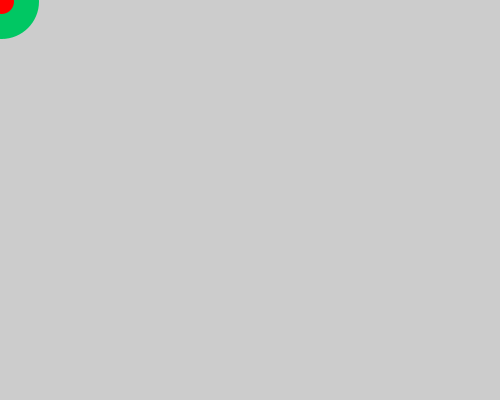
Frame 1 (no input)
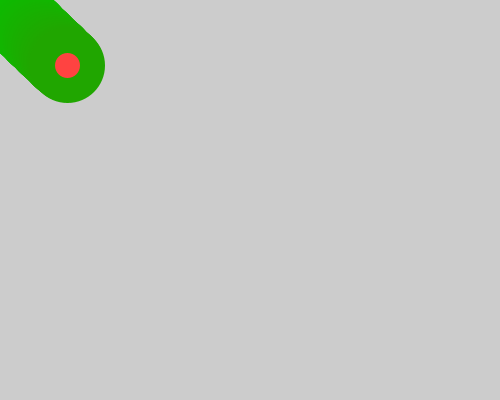
Frame 60 (the mouse pressed at the canvas centre just before this capture)
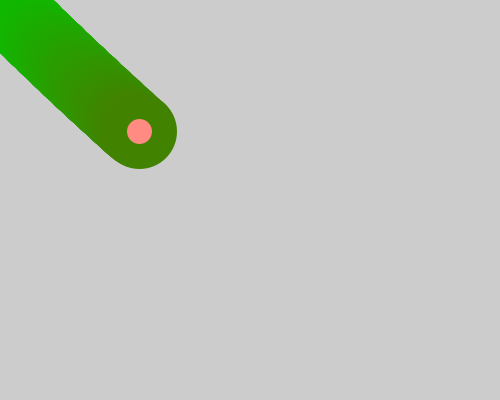
Frame 120 (the mouse held since frame 60 and released just before this capture)

The Processing sketch that drew these frames (run headless with seeded random() and noise(); from frame 60 on, the mouse is pressed at the canvas centre):

// Processing sketch: processing_43583
// ── processing_43583.pde

float x = -0;
float y = 0;
float xspeed = 1.1;
float yspeed = 1.1;
float r = 32+.2*y;
    
void setup() {
  size (500,400);
  frameRate(30);
}
     
void draw(){
      
  x = x + xspeed+(x*.001)-(y*.0001);
  y = y + yspeed;
      
  if ((x > width) || (x < 01 )) {
    xspeed = -xspeed;
  }
    
xspeed = Y*xspeed;
        
    if (( y > height) || (y < 1)) {
      yspeed = - yspeed ;
    }
        
    strokeWeight(25);
    stroke(0+y/2,200-x/2,60/(.5*y)/x);
    fill(20*r+(y+2), x*1, y*1);
    ellipse (x,y,50, 50);
        
    r = constrain(10, 1, 100);
        
}
       
       
   
void keyPressed() {
  save("japey.tiff");
}
 


                
                
